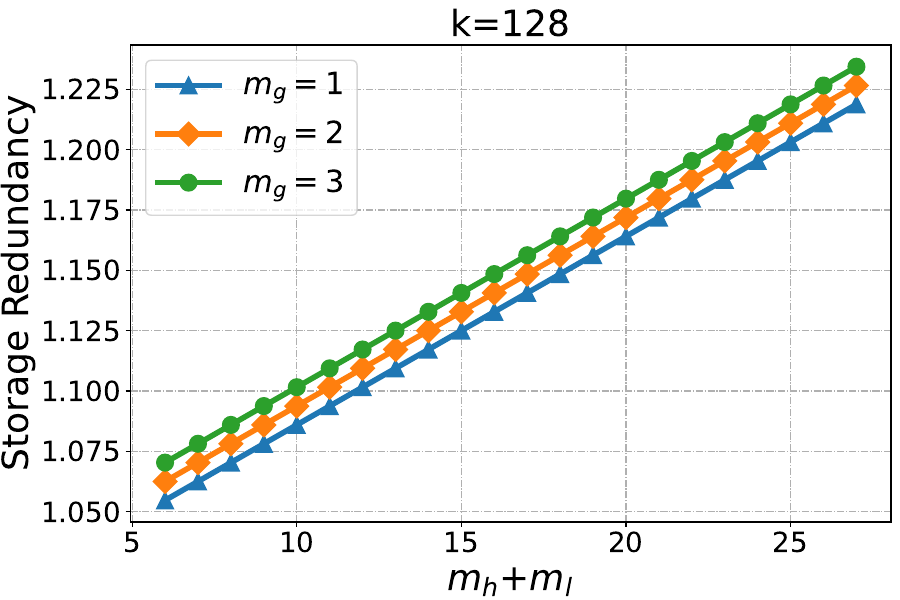

This figure's Python source:
import math
from scipy.special import comb
import matplotlib.pyplot as plt
import numpy as np

k=128
n=143
parityNum=n-k

XORNums=[i for i in range(3, parityNum -1)]
HHNums=[parityNum-i for i in XORNums]
p=[i for i in range(6,28)]
redundancy1=[(1+i+128)/128 for i in p]
redundancy2=[(2+i+128)/128 for i in p]
redundancy3=[(3+i+128)/128 for i in p]

plt.figure(figsize=(9,6))
    # 画图
plt.plot(p, redundancy1, label='$m_g=1$', linestyle='-', marker='^',  markersize=12, linewidth=4)
plt.plot(p, redundancy2, label='$m_g=2$', linestyle='-', marker='D',  markersize=12, linewidth=4)
plt.plot(p, redundancy3, label='$m_g=3$', linestyle='-', marker='o',  markersize=12, linewidth=4)
plt.xlabel('$m_h$+$m_l$', fontsize=26)
plt.ylabel('Storage Redundancy', fontsize=26)
plt.xticks(fontsize=20)
plt.yticks(fontsize=20)
# 显示网格
plt.grid(True, linestyle='-.')
# 添加图例
plt.legend(fontsize=22)
# 添加标题
plt.title(f'k={k}', fontsize=26)
plt.subplots_adjust(top=0.925,bottom=0.13,left=0.145,right=0.99,)
plt.savefig(f'./sameRSStorageRedundancy.pdf')
plt.show()

